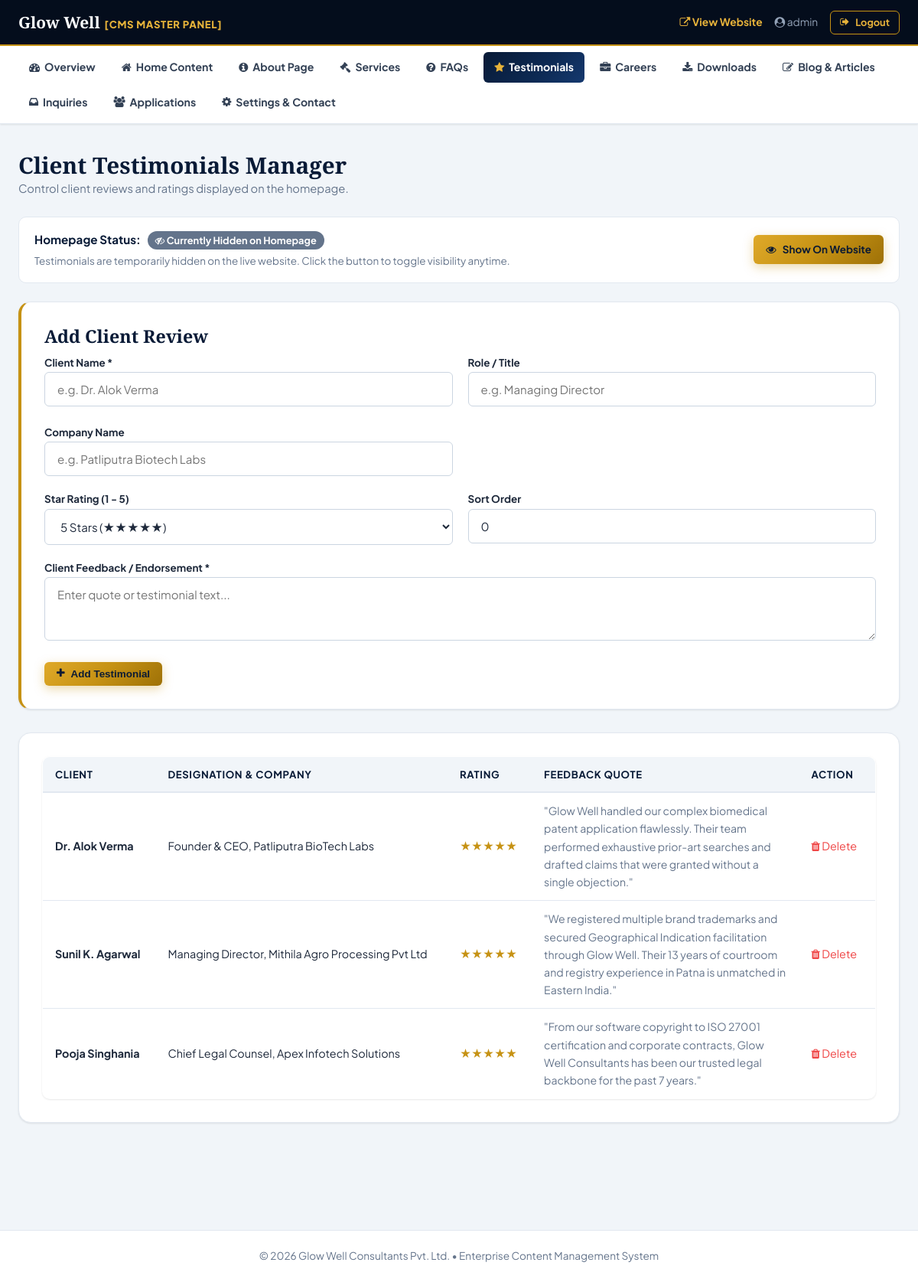
Screenshot of /admin/testimonials.php (signed in) with the database file from the repository.
### tables this page shows
CREATE TABLE `testimonials` (
  `id` int NOT NULL AUTO_INCREMENT,
  `client_name` varchar(190) NOT NULL,
  `client_role` varchar(190) DEFAULT 'Managing Director',
  `company` varchar(255) DEFAULT NULL,
  `rating` int DEFAULT '5',
  `feedback` text NOT NULL,
  `sort_order` int DEFAULT '0',
  `status` enum('published','draft') DEFAULT 'published',
  `created_at` timestamp NULL DEFAULT CURRENT_TIMESTAMP,
  PRIMARY KEY (`id`)
);

### config/settings.php (called while the page is built, shortened)
<?php
function get_all_settings() {
    static $settings = null;
    if ($settings === null) {
        $settings = [];
        try {
            $pdo = get_pdo();
            $stmt = $pdo->query("SELECT setting_key, setting_value FROM settings");
            while ($row = $stmt->fetch()) {
                $settings[$row['setting_key']] = $row['setting_value'];
            }
        } catch (Exception $e) {
            $settings = [
                'site_name' => 'Glow Well Consultants Pvt. Ltd.',
                'tagline' => 'Premier Intellectual Property, Patent & Legal Corporate Advisory',
                'contact_phone' => '+91 612 2999299',
                'contact_landline' => '+91 612 2999299',
                'contact_mobile' => '+91 7488961920',
                'contact_mobile_alt' => '+91 7488961921',
                'whatsapp_number' => '917488961920',
                'contact_email' => 'info@glowwell.in',
                'contact_email_enquiry' => 'info@glowwell.in',
                'contact_address' => '201, 2nd Floor, Mohini Market, Opp Hotel Gargee Grand, Exhibition Road, Patna - 800001, Bihar, India'
            ];
        }
    }
    return $settings;
}
function get_setting($key, $default = '') {
    $all = get_all_settings();
    return isset($all[$key]) ? $all[$key] : $default;
}
function e($string) {
    return htmlspecialchars((string)$string, ENT_QUOTES, 'UTF-8');
}

### admin/testimonials.php (the view, shortened to what this page needs)
<?php
require_once __DIR__ . '/header.php';
$pdo = get_pdo();
$testimonials = $pdo->query("SELECT * FROM testimonials ORDER BY sort_order ASC, id ASC")->fetchAll();
?>
<div class="container" style="padding-top: 35px; padding-bottom: 50px;">
    <div style="display:flex; justify-content:space-between; align-items:center; margin-bottom: 25px;">
        <div>
            <h1 style="font-size: 1.85rem; color: var(--primary);">Client Testimonials Manager</h1>
            <p style="color: var(--text-muted); font-size: 0.92rem;">Control client reviews and ratings displayed on the homepage.</p>
        </div>
    </div>
    <div style="background: var(--white); border: 1px solid var(--border-color); border-radius: var(--radius-md); padding: 16px 20px; margin-bottom: 24px; display: flex; align-items: center; justify-content: space-between; flex-wrap: wrap; gap: 14px;">
        <div>
            <strong style="color: var(--primary); font-size: 0.95rem;">Homepage Status:</strong>
            <?php if (get_setting('show_testimonials', '0') === '1'): ?>
                <span style="background: #16a34a; color: white; padding: 4px 10px; border-radius: 12px; font-size: 0.8rem; font-weight:700; margin-left: 6px;"><i class="fa fa-eye"></i> Visible on Homepage</span>
            <?php else: ?>
                <span style="background: #64748b; color: white; padding: 4px 10px; border-radius: 12px; font-size: 0.8rem; font-weight:700; margin-left: 6px;"><i class="fa fa-eye-slash"></i> Currently Hidden on Homepage</span>
            <?php endif; ?>
            <p style="margin: 4px 0 0; font-size: 0.84rem; color: var(--text-muted);">
                Testimonials are temporarily hidden on the live website. Click the button to toggle visibility anytime.
            </p>
        </div>
        <a href="<?= BASE_URL ?>/admin/testimonials.php?toggle_visibility=1" class="btn btn-sm <?= get_setting('show_testimonials', '0') === '1' ? 'btn-outline' : 'btn-primary' ?>">
            <i class="fa <?= get_setting('show_testimonials', '0') === '1' ? 'fa-eye-slash' : 'fa-eye' ?>"></i>
            <?= get_setting('show_testimonials', '0') === '1' ? 'Hide From Website' : 'Show On Website' ?>
        </a>
    </div>
    <div class="admin-card" style="border-left: 4px solid var(--accent);">
        <h2>Add Client Review</h2>
        <form action="<?= BASE_URL ?>/admin/testimonials.php" method="POST">
            <div class="form-row" style="margin-bottom: 16px;">
                <div>
                    <label style="font-size:0.84rem; font-weight:700;">Client Name *</label>
                    <input type="text" name="client_name" class="form-control" placeholder="e.g. Dr. Alok Verma" required>
                </div>
                <div>
                    <label style="font-size:0.84rem; font-weight:700;">Role / Title</label>
                    <input type="text" name="client_role" class="form-control" placeholder="e.g. Managing Director">
                </div>
                <div>
                    <label style="font-size:0.84rem; font-weight:700;">Company Name</label>
                    <input type="text" name="company" class="form-control" placeholder="e.g. Patliputra Biotech Labs">
                </div>
            </div>
            <div class="form-row" style="margin-bottom: 16px;">
                <div>
                    <label style="font-size:0.84rem; font-weight:700;">Star Rating (1 - 5)</label>
                    <select name="rating" class="form-control">
                        <option value="5" selected>5 Stars (★★★★★)</option>
                    </select>
                </div>
                <div>
                    <label style="font-size:0.84rem; font-weight:700;">Sort Order</label>
                    <input type="number" name="sort_order" class="form-control" value="0">
                </div>
            </div>
            <div class="form-group" style="margin-bottom: 20px;">
                <label style="font-size:0.84rem; font-weight:700;">Client Feedback / Endorsement *</label>
                <textarea name="feedback" class="form-control" rows="3" placeholder="Enter quote or testimonial text..." required></textarea>
            </div>
            <button type="submit" class="btn btn-primary btn-sm">
                <i class="fa fa-plus"></i> Add Testimonial
            </button>
        </form>
    </div>
    <div class="admin-card">
        <table class="data-table">
            <thead>
                <tr>
                    <th>Client</th>
                    <th>Designation &amp; Company</th>
                    <th>Rating</th>
                    <th>Feedback Quote</th>
                    <th style="width: 100px;">Action</th>
                </tr>
            </thead>
            <tbody>
                <?php foreach ($testimonials as $t): ?>
                    <tr>
                        <td><strong><?= e($t['client_name']) ?></strong></td>
                        <td><?= e($t['client_role']) ?>, <?= e($t['company']) ?></td>
                        <td>
                            <span style="color:var(--accent);">
                                <?php for ($i=0; $i<$t['rating']; $i++): ?>★<?php endfor; ?>
                            </span>
                        </td>
                        <td style="color:var(--text-muted); font-size:0.88rem; max-width:340px;">
                            "<?= e($t['feedback']) ?>"
                        </td>
                        <td>
                            <a href="<?= BASE_URL ?>/admin/testimonials.php?delete=<?= $t['id'] ?>" onclick="return confirm('Delete this testimonial?')" style="color:#ef4444;">
                                <i class="fa fa-trash"></i> Delete
                            </a>
                        </td>
                    </tr>
                <?php endforeach; ?>
            </tbody>
        </table>
    </div>
</div>
<?php require_once __DIR__ . '/footer.php'; ?>

### assets/css/style.css (style rules this page uses)
:root { --primary: #081a36; --primary-dark: #040d1c; --primary-light: #0d2852; --accent: #c69214; --accent-light: #e6b23a; --accent-hover: #b07f0b; --accent-soft: rgba(198, 146, 20, 0.12); --navy-grad: linear-gradient(135deg, #081a36 0%, #0d2a54 60%, #15396f 100%); --gold-grad: linear-gradient(135deg, #dfa929 0%, #c69214 50%, #9e7107 100%); --dark: #0f172a; --dark-surface: #1e293b; --text-main: #1e293b; --text-muted: #64748b; --text-light: #94a3b8; --bg-light: #f8fafc; --bg-subtle: #f1f5f9; --white: #ffffff; --border-color: #e2e8f0; --border-light: rgba(226, 232, 240, 0.8); --shadow-sm: 0 1px 3px rgba(0,0,0,0.06), 0 1px 2px rgba(0,0,0,0.04); --shadow-md: 0 4px 6px -1px rgba(0,0,0,0.08), 0 2px 4px -1px rgba(0,0,0,0.04); --shadow-lg: 0 10px 25px -3px rgba(8, 26, 54, 0.12), 0 4px 6px -2px rgba(8, 26, 54, 0.05); --shadow-xl: 0 20px 35px -5px rgba(8, 26, 54, 0.18), 0 10px 10px -5px rgba(8, 26, 54, 0.04); --radius-sm: 6px; --radius-md: 10px; --radius-lg: 16px; --radius-xl: 24px; --font-serif: 'Playfair Display', Georgia, serif; --font-sans: 'Plus Jakarta Sans', system-ui, -apple-system, sans-serif; --transition: all 0.28s cubic-bezier(0.4, 0, 0.2, 1); }
*, *::before, *::after { box-sizing: border-box; margin: 0; padding: 0; }
html { scroll-behavior: smooth; font-size: 16px; }
body { font-family: var(--font-sans); color: var(--text-main); background-color: var(--bg-light); line-height: 1.65; -webkit-font-smoothing: antialiased; -moz-osx-font-smoothing: grayscale; overflow-x: hidden; }
h1, h2, h3, h4, h5, h6 { font-family: var(--font-serif); color: var(--primary); line-height: 1.25; font-weight: 700; }
a { color: var(--primary); text-decoration: none; transition: var(--transition); }
.container { width: 100%; max-width: 1240px; margin: 0 auto; padding: 0 24px; }
.btn { display: inline-flex; align-items: center; justify-content: center; gap: 8px; padding: 12px 24px; font-size: 0.92rem; font-weight: 700; border-radius: var(--radius-sm); cursor: pointer; transition: var(--transition); border: none; text-align: center; white-space: nowrap; }
.btn-primary { background: var(--gold-grad); color: #0c1b33; box-shadow: 0 4px 14px rgba(198, 146, 20, 0.35); }
.btn-sm { padding: 8px 16px; font-size: 0.84rem; }
.form-control { width: 100%; padding: 12px 16px; font-size: 0.94rem; background: rgba(255, 255, 255, 0.95); border: 1px solid #cbd5e1; border-radius: var(--radius-sm); color: var(--text-main); transition: var(--transition); font-family: inherit; }
.form-row { display: grid; grid-template-columns: 1fr 1fr; gap: 20px; }

### admin/header.php (style rules this page uses)
.data-table { width: 100%; border-collapse: collapse; background: #ffffff; border-radius: var(--radius-md); overflow: hidden; box-shadow: var(--shadow-sm); border: 1px solid var(--border-color); }
.data-table th { background: var(--bg-subtle); color: var(--primary); text-align: left; padding: 12px 16px; font-size: 0.82rem; text-transform: uppercase; letter-spacing: 0.05em; border-bottom: 2px solid var(--border-color); }
.data-table td { padding: 12px 16px; border-bottom: 1px solid var(--border-color); font-size: 0.9rem; vertical-align: middle; }
.admin-card { background: #ffffff; border: 1px solid var(--border-color); border-radius: var(--radius-lg); padding: 30px; box-shadow: var(--shadow-sm); margin-bottom: 30px; }
.admin-card h2 { font-size: 1.45rem; color: var(--primary); margin-bottom: 6px; }

### rows the page displays
testimonials: client_name "Dr. Alok Verma", client_role "Founder & CEO", company "Patliputra BioTech Labs", feedback "Glow Well handled our complex biomedical patent application flawlessly. Their team performed exhaustive prior-art searches and drafted claims that were granted without a single objection."
testimonials: client_name "Sunil K. Agarwal", client_role "Managing Director", company "Mithila Agro Processing Pvt Ltd", feedback "We registered multiple brand trademarks and secured Geographical Indication facilitation through Glow Well. Their 13 years of courtroom and registry experience in Patna is unmatched in Eastern India."
testimonials: client_name "Pooja Singhania", client_role "Chief Legal Counsel", company "Apex Infotech Solutions", feedback "From our software copyright to ISO 27001 certification and corporate contracts, Glow Well Consultants has been our trusted legal backbone for the past 7 years."

### other values shown
$_SESSION['admin_user'] "admin"
